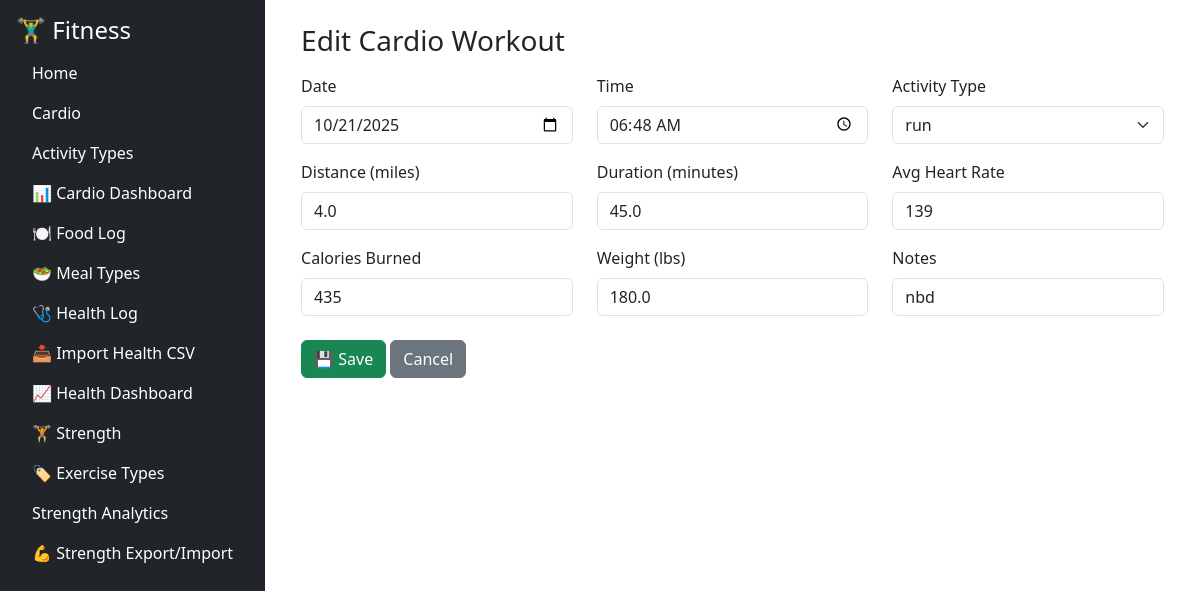
The app's page /cardio/edit/6 with its own data.
### tables this page shows
CREATE TABLE cardio_workouts (
        id INTEGER PRIMARY KEY AUTOINCREMENT,
        date TEXT NOT NULL,
        time TEXT,
        activity_type_id INTEGER NOT NULL,
        distance_miles REAL,
        duration_minutes REAL,
        pace_min_per_mile TEXT,
        avg_heart_rate INTEGER,
        calories_burned INTEGER,
        weight_lbs REAL,
        notes TEXT,
        FOREIGN KEY (activity_type_id) REFERENCES activity_types (id)
    );

CREATE TABLE activity_types (
        id INTEGER PRIMARY KEY AUTOINCREMENT,
        name TEXT NOT NULL,
        description TEXT
    );

### fitness/cardio/routes/cardio_routes.py (the view, shortened to what this page needs)
@cardio_bp.route("/edit/<int:id>", methods=["GET", "POST"])
def edit_cardio(id):
    conn = get_connection()
    cur = conn.cursor()
    cur.execute("SELECT * FROM activity_types ORDER BY name")
    activity_types = cur.fetchall()
    cur.execute("SELECT * FROM cardio_workouts WHERE id=?", (id,))
    workout = cur.fetchone()
    conn.close()
    return render_template("cardio_form.html", action="Edit", activity_types=activity_types, workout=workout)

### fitness/db/db.py (called while the page is built)
def get_connection():
    conn = sqlite3.connect(DB_PATH)
    conn.row_factory = sqlite3.Row
    return conn

### fitness/cardio/templates/cardio_form.html (shortened to what this page needs)
{% extends "base.html" %}
{% block content %}
<div class="container">
  <h3>{{ action }} Cardio Workout</h3>
  <form method="POST" class="mt-3">
    <div class="row mb-3">
      <div class="col-md-4">
        <label class="form-label">Date</label>
        <input type="date" name="date" class="form-control"
               value="{{ workout.date if workout else '' }}" required>
      </div>
      <div class="col-md-4">
        <label class="form-label">Time</label>
        <input type="time" name="time" class="form-control"
               value="{{ workout.time if workout else '' }}">
      </div>
      <div class="col-md-4">
        <label class="form-label">Activity Type</label>
        <select name="activity_type_id" class="form-select" required>
          {% for a in activity_types %}
          <option value="{{ a.id }}" {% if workout and workout.activity_type_id == a.id %}selected{% endif %}>
            {{ a.name }}
          </option>
          {% endfor %}
        </select>
      </div>
    </div>
    <div class="row mb-3">
      <div class="col-md-4">
        <label class="form-label">Distance (miles)</label>
        <input type="number" step="0.01" name="distance_miles" class="form-control"
               value="{{ workout.distance_miles if workout else '' }}">
      </div>
      <div class="col-md-4">
        <label class="form-label">Duration (minutes)</label>
        <input type="number" step="0.01" name="duration_minutes" class="form-control"
               value="{{ workout.duration_minutes if workout else '' }}">
      </div>
      <div class="col-md-4">
        <label class="form-label">Avg Heart Rate</label>
        <input type="number" name="avg_heart_rate" class="form-control"
               value="{{ workout.avg_heart_rate if workout else '' }}">
      </div>
    </div>
    <div class="row mb-3">
      <div class="col-md-4">
        <label class="form-label">Calories Burned</label>
        <input type="number" name="calories_burned" class="form-control"
               value="{{ workout.calories_burned if workout else '' }}">
      </div>
      <div class="col-md-4">
        <label class="form-label">Weight (lbs)</label>
        <input type="number" step="0.1" name="weight_lbs" class="form-control"
               value="{{ workout.weight_lbs if workout else '' }}">
      </div>
      <div class="col-md-4">
        <label class="form-label">Notes</label>
        <input type="text" name="notes" class="form-control"
               value="{{ workout.notes if workout else '' }}">
      </div>
    </div>
    <button type="submit" class="btn btn-success mt-2">💾 Save</button>
    <a href="{{ url_for('cardio_bp.cardio_list') }}" class="btn btn-secondary mt-2">Cancel</a>
  </form>
</div>
{% endblock %}

### records on screen
cardio_workouts: date "10/21/2025", time "06:48", activity_type_id "run", distance_miles "4.0", duration_minutes "45.0", avg_heart_rate "139", calories_burned "435", weight_lbs "180.0", notes "nbd"

### other values on screen
{{ action }} "Edit"
